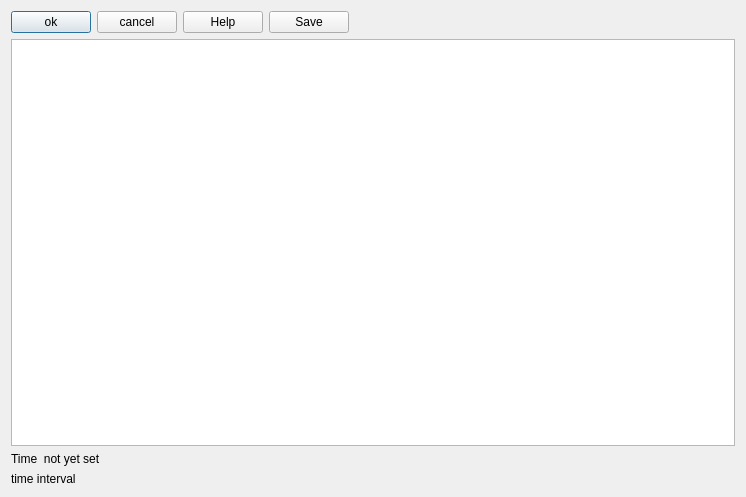
<?xml version="1.0" encoding="UTF-8"?>
<ui version="4.0">
 <class>TimeFromRuns</class>
 <widget class="QDialog" name="TimeFromRuns">
  <property name="geometry">
   <rect>
    <x>0</x>
    <y>0</y>
    <width>746</width>
    <height>497</height>
   </rect>
  </property>
  <property name="windowTitle">
   <string>Select time periods from run tabale</string>
  </property>
  <property name="windowIcon">
   <iconset resource="../Ressources.qrc">
    <normaloff>:/Icons/Icons/time5.svg</normaloff>:/Icons/Icons/time5.svg</iconset>
  </property>
  <layout class="QGridLayout" name="gridLayout">
   <item row="0" column="0">
    <layout class="QVBoxLayout" name="verticalLayout">
     <item>
      <layout class="QHBoxLayout" name="horizontalLayout">
       <item>
        <widget class="QPushButton" name="ok">
         <property name="text">
          <string>ok</string>
         </property>
         <property name="icon">
          <iconset resource="../Ressources.qrc">
           <normaloff>:/Icons/Icons/check46.svg</normaloff>:/Icons/Icons/check46.svg</iconset>
         </property>
         <property name="iconSize">
          <size>
           <width>16</width>
           <height>16</height>
          </size>
         </property>
        </widget>
       </item>
       <item>
        <widget class="QPushButton" name="cancel">
         <property name="text">
          <string>cancel</string>
         </property>
         <property name="icon">
          <iconset resource="../Ressources.qrc">
           <normaloff>:/Icons/Icons/cancel4.svg</normaloff>:/Icons/Icons/cancel4.svg</iconset>
         </property>
         <property name="iconSize">
          <size>
           <width>16</width>
           <height>16</height>
          </size>
         </property>
        </widget>
       </item>
       <item>
        <widget class="QPushButton" name="help">
         <property name="text">
          <string>Help</string>
         </property>
         <property name="icon">
          <iconset resource="../Ressources.qrc">
           <normaloff>:/Icons/Icons/question11.svg</normaloff>:/Icons/Icons/question11.svg</iconset>
         </property>
         <property name="iconSize">
          <size>
           <width>16</width>
           <height>16</height>
          </size>
         </property>
        </widget>
       </item>
       <item>
        <widget class="QPushButton" name="Save">
         <property name="toolTip">
          <string>&lt;html&gt;&lt;head/&gt;&lt;body&gt;&lt;p&gt;Saving the run table for this database in local hard drive.&lt;/p&gt;&lt;p/&gt;&lt;p&gt;&lt;br/&gt;&lt;/p&gt;&lt;/body&gt;&lt;/html&gt;</string>
         </property>
         <property name="text">
          <string>Save</string>
         </property>
         <property name="icon">
          <iconset resource="../Ressources.qrc">
           <normaloff>:/Icons/Icons/spreadsheet6.svg</normaloff>:/Icons/Icons/spreadsheet6.svg</iconset>
         </property>
        </widget>
       </item>
       <item>
        <spacer name="horizontalSpacer">
         <property name="orientation">
          <enum>Qt::Horizontal</enum>
         </property>
         <property name="sizeHint" stdset="0">
          <size>
           <width>40</width>
           <height>20</height>
          </size>
         </property>
        </spacer>
       </item>
      </layout>
     </item>
     <item>
      <widget class="QTableView" name="tableView"/>
     </item>
     <item>
      <widget class="QLabel" name="timetalklabel">
       <property name="text">
        <string>Time  not yet set</string>
       </property>
      </widget>
     </item>
     <item>
      <widget class="QLabel" name="TimeInterval">
       <property name="text">
        <string>time interval</string>
       </property>
      </widget>
     </item>
    </layout>
   </item>
  </layout>
 </widget>
 <resources>
  <include location="../Ressources.qrc"/>
 </resources>
 <connections/>
</ui>
